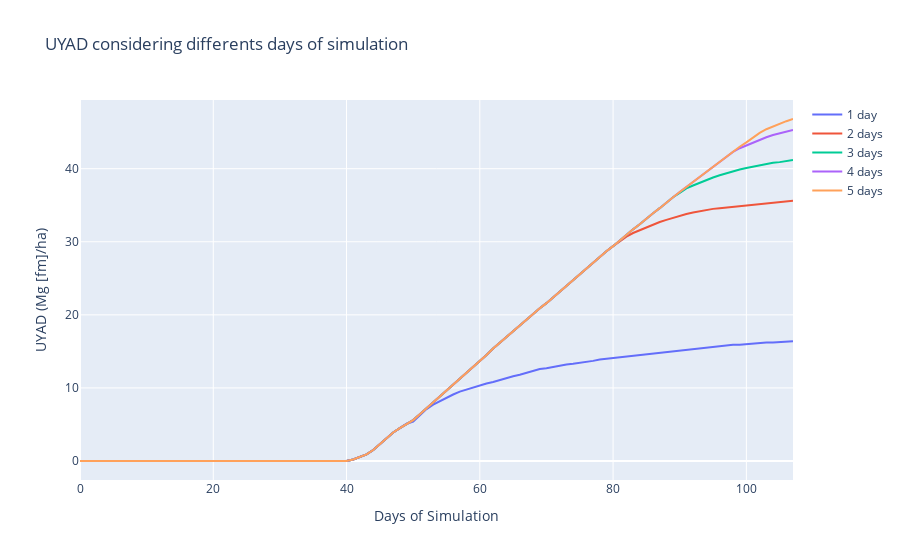

Notebook source saved alongside this figure:
### Code cell
fig = go.Figure()
fig.add_trace(go.Scatter(y=out1['UYAD'], name='1 day'))
fig.add_trace(go.Scatter(y=out2['UYAD'], name='2 days'))
fig.add_trace(go.Scatter(y=out3['UYAD'], name='3 days'))
fig.add_trace(go.Scatter(y=out4['UYAD'], name='4 days'))
fig.add_trace(go.Scatter(y=out5['UYAD'], name='5 days'))
fig.update_layout(title='UYAD considering differents days of simulation',
                xaxis_title='Days of Simulation',
                yaxis_title='UYAD (Mg [fm]/ha)')
fig.show()
